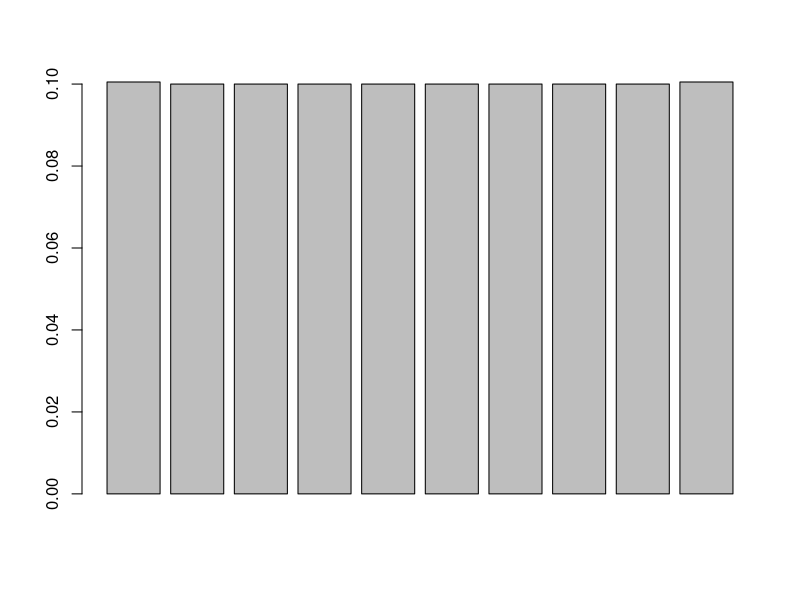

This chart was generated by the following R code:
n = 9
dp = 0.001
ps <- seq(0, 1, by=dp)

# P(k|n) = integral p en [0,1] P(k|p,n) * P(p|n) dp
# P(k|p,n) = dbinom(k, n, p)
# P(p|n) = dbeta(p, 1, 1) = Uniforme en [0,1]
# Si se cambia el prior P(p|n) y deja de ser uniforme,
# entonces P(k|n) deja de ser equiprobable
h <- c()
for (k in 0:n) {
  sum <- 0
  for (p in ps) {
    sum = sum + dbinom(k, n, p) * dbeta(p, 1, 1) * dp
  }
  h = c(h, sum)
}
barplot(h)

